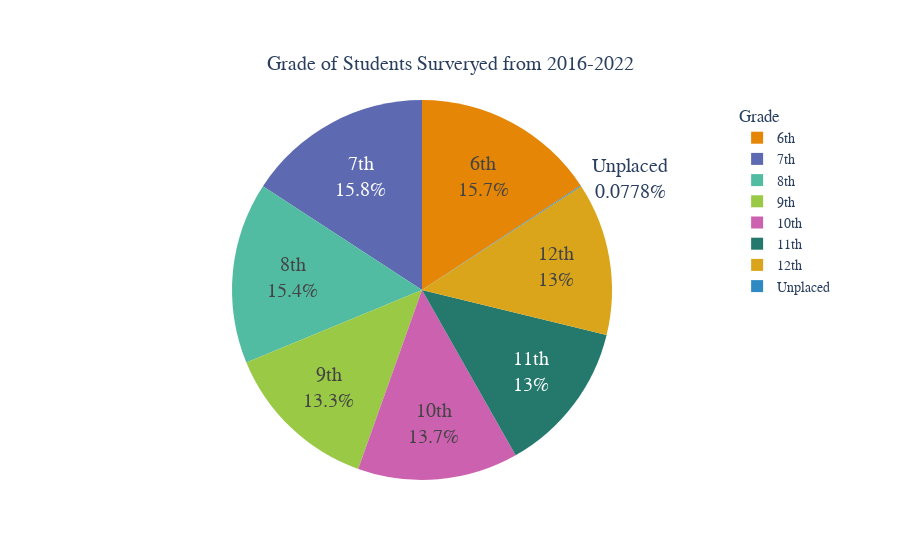

Write notebook code for a chart like this one.
### Code cell
gradeData = [op.countOf(NYTS2016['Grade_of_Student'], '6th'),
        op.countOf(NYTS2016['Grade_of_Student'], '7th'), 
        op.countOf(NYTS2016['Grade_of_Student'], '8th'),
        op.countOf(NYTS2016['Grade_of_Student'], '9th'),
        op.countOf(NYTS2016['Grade_of_Student'], '10th'),
        op.countOf(NYTS2016['Grade_of_Student'], '11th'),
        op.countOf(NYTS2016['Grade_of_Student'], '12th'),
        op.countOf(NYTS2016['Grade_of_Student'], 'Unplaced')]

labels = ['6th', '7th', '8th', '9th', '10th', '11th', '12th', 'Unplaced']

color_discrete_sequence = px.colors.qualitative.Vivid


fig = go.Figure(data=[go.Pie(labels=labels, values=gradeData, sort=False, pull=[0, 0, 0, 0, 0])])
fig.update_layout(
    title={
        'text': "Grade of Students Surveryed from 2016-2022",
        'y':0.9,
        'x':0.5,
        'xanchor': 'center',
        'yanchor': 'top'},
        legend_title="Grade",
    font=dict(family='SOURCE SANS PRO', size=14)
)

fig.update_traces(hoverinfo='label+value', textinfo='label+percent', textfont_size=20,
                  marker=dict(colors=color_discrete_sequence))

fig.show()

### Figure 1 — Plotly figure (JSON) as saved in the notebook; plotly's stock layout.template omitted (floating-point values rounded to 4 significant figures)
{"data": [{"hoverinfo": "label+value", "labels": ["6th", "7th", "8th", "9th", "10th", "11th", "12th", "Unplaced"], "marker": {"colors": ["rgb(229, 134, 6)", "rgb(93, 105, 177)", "rgb(82, 188, 163)", "rgb(153, 201, 69)", "rgb(204, 97, 176)", "rgb(36, 121, 108)", "rgb(218, 165, 27)", "rgb(47, 138, 196)", "rgb(118, 78, 159)", "rgb(237, 100, 90)", "rgb(165, 170, 153)"]}, "pull": [0, 0, 0, 0, 0], "sort": false, "textfont": {"size": 20}, "textinfo": "label+percent", "type": "pie", "values": [3235, 3249, 3174, 2741, 2809, 2674, 2673, 16]}], "layout": {"font": {"family": "SOURCE SANS PRO", "size": 14}, "legend": {"title": {"text": "Grade"}}, "title": {"text": "Grade of Students Surveryed from 2016-2022", "x": 0.5, "xanchor": "center", "y": 0.9, "yanchor": "top"}}}
